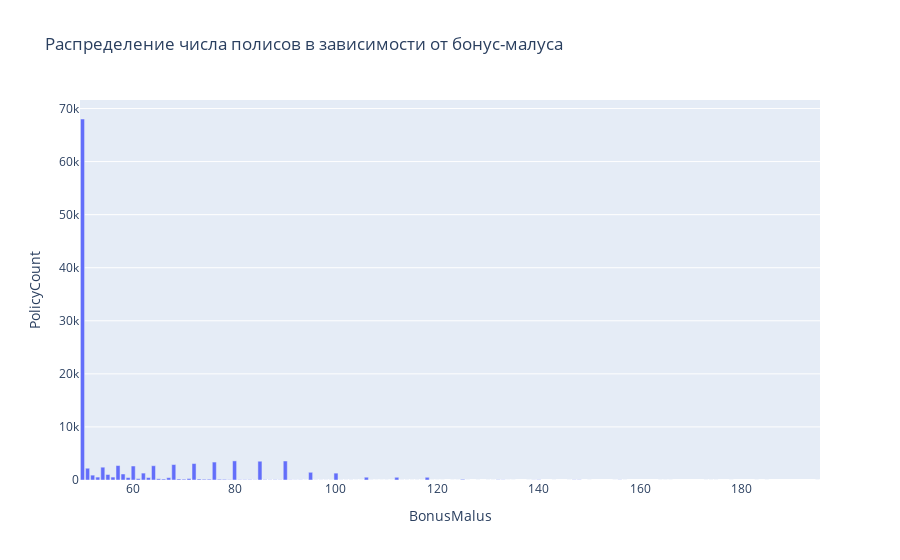

Write notebook code for a chart like this one.
### Code cell
fig = px.bar(df_group_bm, x = 'BonusMalus', y = 'PolicyCount', title = 'Распределение числа полисов в зависимости от бонус-малуса')
fig.show()

### Figure 1 — Plotly figure (JSON) as saved in the notebook; plotly's stock layout.template omitted (floating-point values rounded to 4 significant figures)
{"data": [{"alignmentgroup": "True", "hovertemplate": "BonusMalus=%{x}<br>PolicyCount=%{y}<extra></extra>", "legendgroup": "", "marker": {"color": "#636efa"}, "name": "", "offsetgroup": "", "orientation": "v", "showlegend": false, "textposition": "auto", "type": "bar", "x": [50, 51, 52, 53, 54, 55, 56, 57, 58, 59, 60, 61, 62, 63, 64, 65, 66, 67, 68, 69, 70, 71, 72, 73, 74, 75, 76, 77, 78, 79, 80, 81, 82, 83, 84, 85, 86, 87, 88, 89, 90, 91, 92, 93, 94, 95, 96, 97, 98, 99, 100, 101, 102, 103, 104, 105, 106, 107, 108, 109, 110, 111, 112, 113, 114, 115, 116, 117, 118, 119, 120, 121, 123, 124, 125, 126, 128, 130, 131, 132, 133, 134, 135, 138, 139, 140, 143, 146, 147, 148, 150, 155, 156, 157, 164, 165, 166, 173, 174, 175, 178, 183, 185, 195], "xaxis": "x", "y": [68026, 2218, 915, 551, 2413, 1038, 550, 2723, 1136, 459, 2636, 265, 1303, 462, 2690, 231, 182, 440, 2910, 195, 156, 275, 3100, 184, 143, 154, 3383, 135, 122, 67, 3601, 60, 61, 66, 37, 3538, 63, 37, 52, 42, 3581, 38, 23, 32, 9, 1453, 19, 15, 11, 13, 1297, 14, 7, 13, 6, 4, 524, 11, 4, 4, 7, 5, 511, 7, 7, 2, 7, 1, 511, 2, 5, 1, 1, 2, 125, 3, 3, 1, 1, 43, 33, 1, 3, 1, 23, 47, 1, 1, 37, 41, 1, 1, 30, 1, 3, 4, 3, 3, 1, 6, 1, 2, 3, 1], "yaxis": "y"}], "layout": {"barmode": "relative", "legend": {"tracegroupgap": 0}, "title": {"text": "Распределение числа полисов в зависимости от бонус-малуса"}, "xaxis": {"anchor": "y", "domain": [0.0, 1.0], "title": {"text": "BonusMalus"}}, "yaxis": {"anchor": "x", "domain": [0.0, 1.0], "title": {"text": "PolicyCount"}}}}
